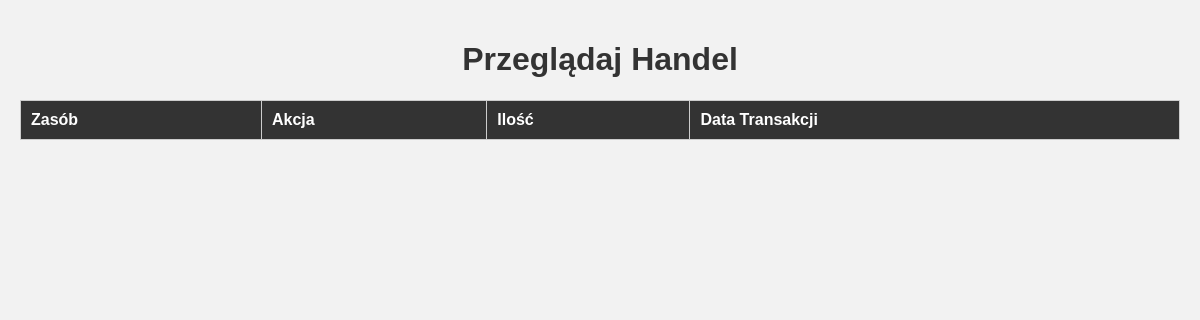
Before: /resource_management/table/view_trade.php with the older database file.
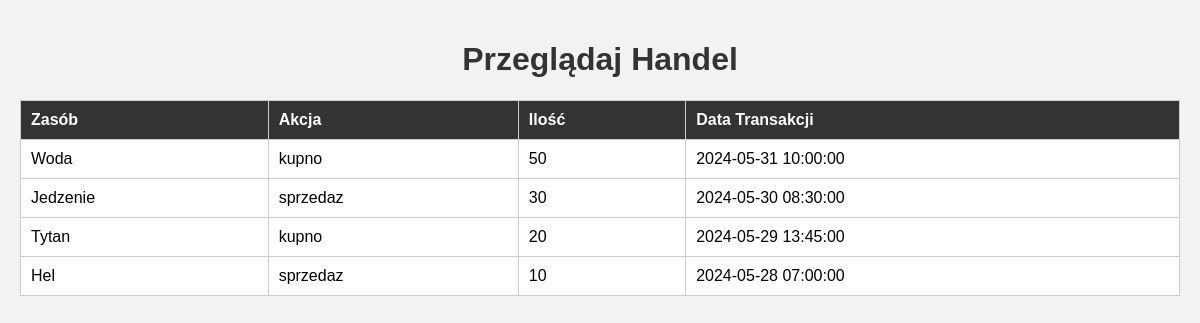
After: the same page with the newer database file.
### tables this page shows
CREATE TABLE `handel` (
  `id` int(11) NOT NULL,
  `zasoby_id` int(11) NOT NULL,
  `akcja` enum('kupno','sprzedaz') NOT NULL,
  `ilosc` int(11) NOT NULL,
  `data_transakcji` timestamp NOT NULL DEFAULT current_timestamp()
);

CREATE TABLE `zasoby` (
  `id` int(11) NOT NULL,
  `nazwa` varchar(255) NOT NULL,
  `ilosc` int(11) NOT NULL
);

### resource_management/table/view_trade.php (the view, shortened to what this page needs)
<?php
require '../../config.php';
?>
<!DOCTYPE html>
<html lang="pl">
<head>
</head>
<body>
    <h1>Przeglądaj Handel</h1>
    <table>
        <tr>
            <th>Zasób</th>
            <th>Akcja</th>
            <th>Ilość</th>
            <th>Data Transakcji</th>
        </tr>
        <?php
        $sql = "SELECT handel.id, zasoby.nazwa AS zasob, handel.akcja, handel.ilosc, handel.data_transakcji FROM handel JOIN zasoby ON handel.zasoby_id = zasoby.id";
        $stmt = $pdo->query($sql);
        $transakcje = $stmt->fetchAll();
        foreach ($transakcje as $transakcja) {
            echo "<tr>";
            echo "<td>{$transakcja['zasob']}</td>";
            echo "<td>{$transakcja['akcja']}</td>";
            echo "<td>{$transakcja['ilosc']}</td>";
            echo "<td>{$transakcja['data_transakcji']}</td>";
            echo "</tr>";
        }
        ?>
    </table>
</body>
</html>

Changed rows visible on the page:
added handel: zasoby.nazwa "Woda", akcja "kupno", ilosc "50", data_transakcji "2024-05-31 10:00:00"
added handel: zasoby.nazwa "Jedzenie", akcja "sprzedaz", ilosc "30", data_transakcji "2024-05-30 08:30:00"
added handel: zasoby.nazwa "Tytan", akcja "kupno", ilosc "20", data_transakcji "2024-05-29 13:45:00"
added handel: zasoby.nazwa "Hel", akcja "sprzedaz", ilosc "10", data_transakcji "2024-05-28 07:00:00"
